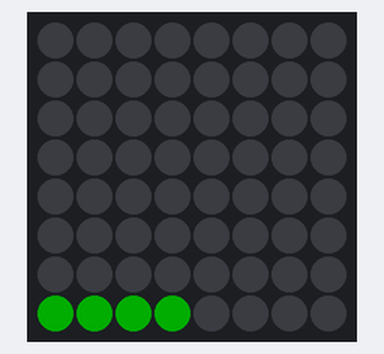
Simulated run of this program. Board: Raspberry Pi (BCM pin numbers) with a Sense HAT. Parts: the Sense HAT's 8×8 RGB LED matrix. Dim RGB values are drawn brighter than linear; what the program prints to the terminal is not drawn.

Above: at 0.1 s.
At 1.1 s:
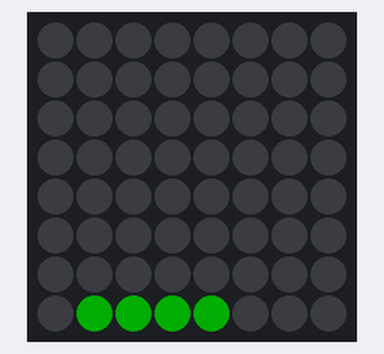
At 2.1 s:
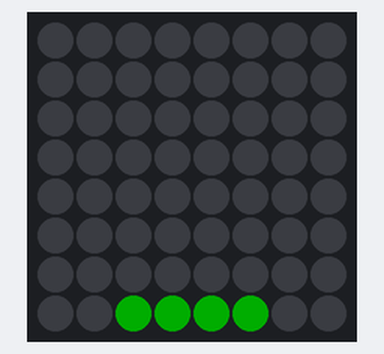

The program:

todo.py
```python
from sense_hat import SenseHat
import time

class ToDO:
    "A simple to do scroller for sense hat"
    sense= SenseHat()
    a = ['Merge Sort',
        'Inversion',
        'NP Complete',
        'WEB SERVER RUNNING... DO NOT POWER OFF']
    def __init__(self):
        print("initialized")
        #self.sense.set_rotation(180)
        self.sense.low_light=True

    def scroll(self):
        for i in range(0, len(self.a)):
            #print(i)
            self.sense.show_letter(str(i))
            time.sleep(1)
            self.sense.show_message(self.a[i])
            time.sleep(1)

    def scrollLeft(self):
        X=[0, 50, 0]
        O=[0, 0, 0]
        stop = [O, O, O, O, O, O, O, O,
            O, O, O, O, O, O, O, O,
            O, O, O, O, O, O, O, O,
            O, O, O, O, O, O, O, O,
            O, O, O, O, O, O, O, O,
            O, O, O, O, O, O, O, O,
            O, O, O, O, O, O, O, O,
            X, X, X, X, O, O, O, O
            ]
        self.sense.set_pixels(stop)
        time.sleep(1);
        self.sense.clear();

        stop = [O, O, O, O, O, O, O, O,
            O, O, O, O, O, O, O, O,
            O, O, O, O, O, O, O, O,
            O, O, O, O, O, O, O, O,
            O, O, O, O, O, O, O, O,
            O, O, O, O, O, O, O, O,
            O, O, O, O, O, O, O, O,
            O, X, X, X, X, O, O, O
            ]
        self.sense.set_pixels(stop)
        time.sleep(1);
        self.sense.clear();

        stop = [O, O, O, O, O, O, O, O,
            O, O, O, O, O, O, O, O,
            O, O, O, O, O, O, O, O,
            O, O, O, O, O, O, O, O,
            O, O, O, O, O, O, O, O,
            O, O, O, O, O, O, O, O,
            O, O, O, O, O, O, O, O,
            O, O, X, X, X, X, O, O
            ]
        self.sense.set_pixels(stop)
        time.sleep(1);
        self.sense.clear();

t = ToDO()
#t.sense.load_image("space_invader.png")
#time.sleep(10)
while True:
    t.scrollLeft()
```

Measured:
- by itself, everything shown: repeats every 3.0 s, in 3 steps
- what the display in image 1 shows lasts 1.0 s, from 1.0 s to 2.0 s
